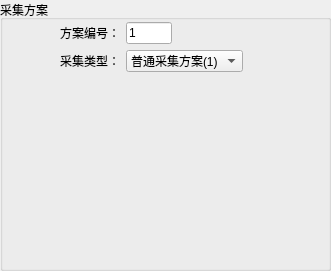
       <widget class="QGroupBox" name="groupBox">
        <property name="geometry">
         <rect>
          <x>310</x>
          <y>50</y>
          <width>331</width>
          <height>271</height>
         </rect>
        </property>
        <property name="title">
         <string>采集方案</string>
        </property>
        <widget class="QWidget" name="layoutWidget_2">
         <property name="geometry">
          <rect>
           <x>10</x>
           <y>22</y>
           <width>162</width>
           <height>22</height>
          </rect>
         </property>
         <layout class="QHBoxLayout" name="horizontalLayout_86">
          <item>
           <widget class="QLabel" name="label_stdV_4">
            <property name="sizePolicy">
             <sizepolicy hsizetype="Fixed" vsizetype="Preferred">
              <horstretch>0</horstretch>
              <verstretch>0</verstretch>
             </sizepolicy>
            </property>
            <property name="minimumSize">
             <size>
              <width>110</width>
              <height>0</height>
             </size>
            </property>
            <property name="maximumSize">
             <size>
              <width>110</width>
              <height>16777215</height>
             </size>
            </property>
            <property name="text">
             <string>方案编号：</string>
            </property>
            <property name="alignment">
             <set>Qt::AlignRight|Qt::AlignTrailing|Qt::AlignVCenter</set>
            </property>
           </widget>
          </item>
          <item>
           <widget class="QLineEdit" name="lineEdit_batchAdd_3">
            <property name="enabled">
             <bool>true</bool>
            </property>
            <property name="maximumSize">
             <size>
              <width>98</width>
              <height>16777215</height>
             </size>
            </property>
            <property name="text">
             <string>1</string>
            </property>
            <property name="maxLength">
             <number>4</number>
            </property>
           </widget>
          </item>
         </layout>
        </widget>
        <widget class="QWidget" name="layoutWidget_4">
         <property name="geometry">
          <rect>
           <x>10</x>
           <y>50</y>
           <width>233</width>
           <height>22</height>
          </rect>
         </property>
         <layout class="QHBoxLayout" name="horizontalLayout_87">
          <item>
           <widget class="QLabel" name="label_stdV_5">
            <property name="sizePolicy">
             <sizepolicy hsizetype="Fixed" vsizetype="Preferred">
              <horstretch>0</horstretch>
              <verstretch>0</verstretch>
             </sizepolicy>
            </property>
            <property name="minimumSize">
             <size>
              <width>110</width>
              <height>0</height>
             </size>
            </property>
            <property name="maximumSize">
             <size>
              <width>110</width>
              <height>16777215</height>
             </size>
            </property>
            <property name="text">
             <string>采集类型：</string>
            </property>
            <property name="alignment">
             <set>Qt::AlignRight|Qt::AlignTrailing|Qt::AlignVCenter</set>
            </property>
           </widget>
          </item>
          <item>
           <widget class="QComboBox" name="comboBox_baudrate_7">
            <property name="currentIndex">
             <number>0</number>
            </property>
            <item>
             <property name="text">
              <string>普通采集方案(1)</string>
             </property>
            </item>
            <item>
             <property name="text">
              <string>事件采集方案(2)</string>
             </property>
            </item>
            <item>
             <property name="text">
              <string>透明方案(3)</string>
             </property>
            </item>
            <item>
             <property name="text">
              <string>上报方案(4)</string>
             </property>
            </item>
            <item>
             <property name="text">
              <string>脚本方案(5)</string>
             </property>
            </item>
           </widget>
          </item>
         </layout>
        </widget>
       </widget>
